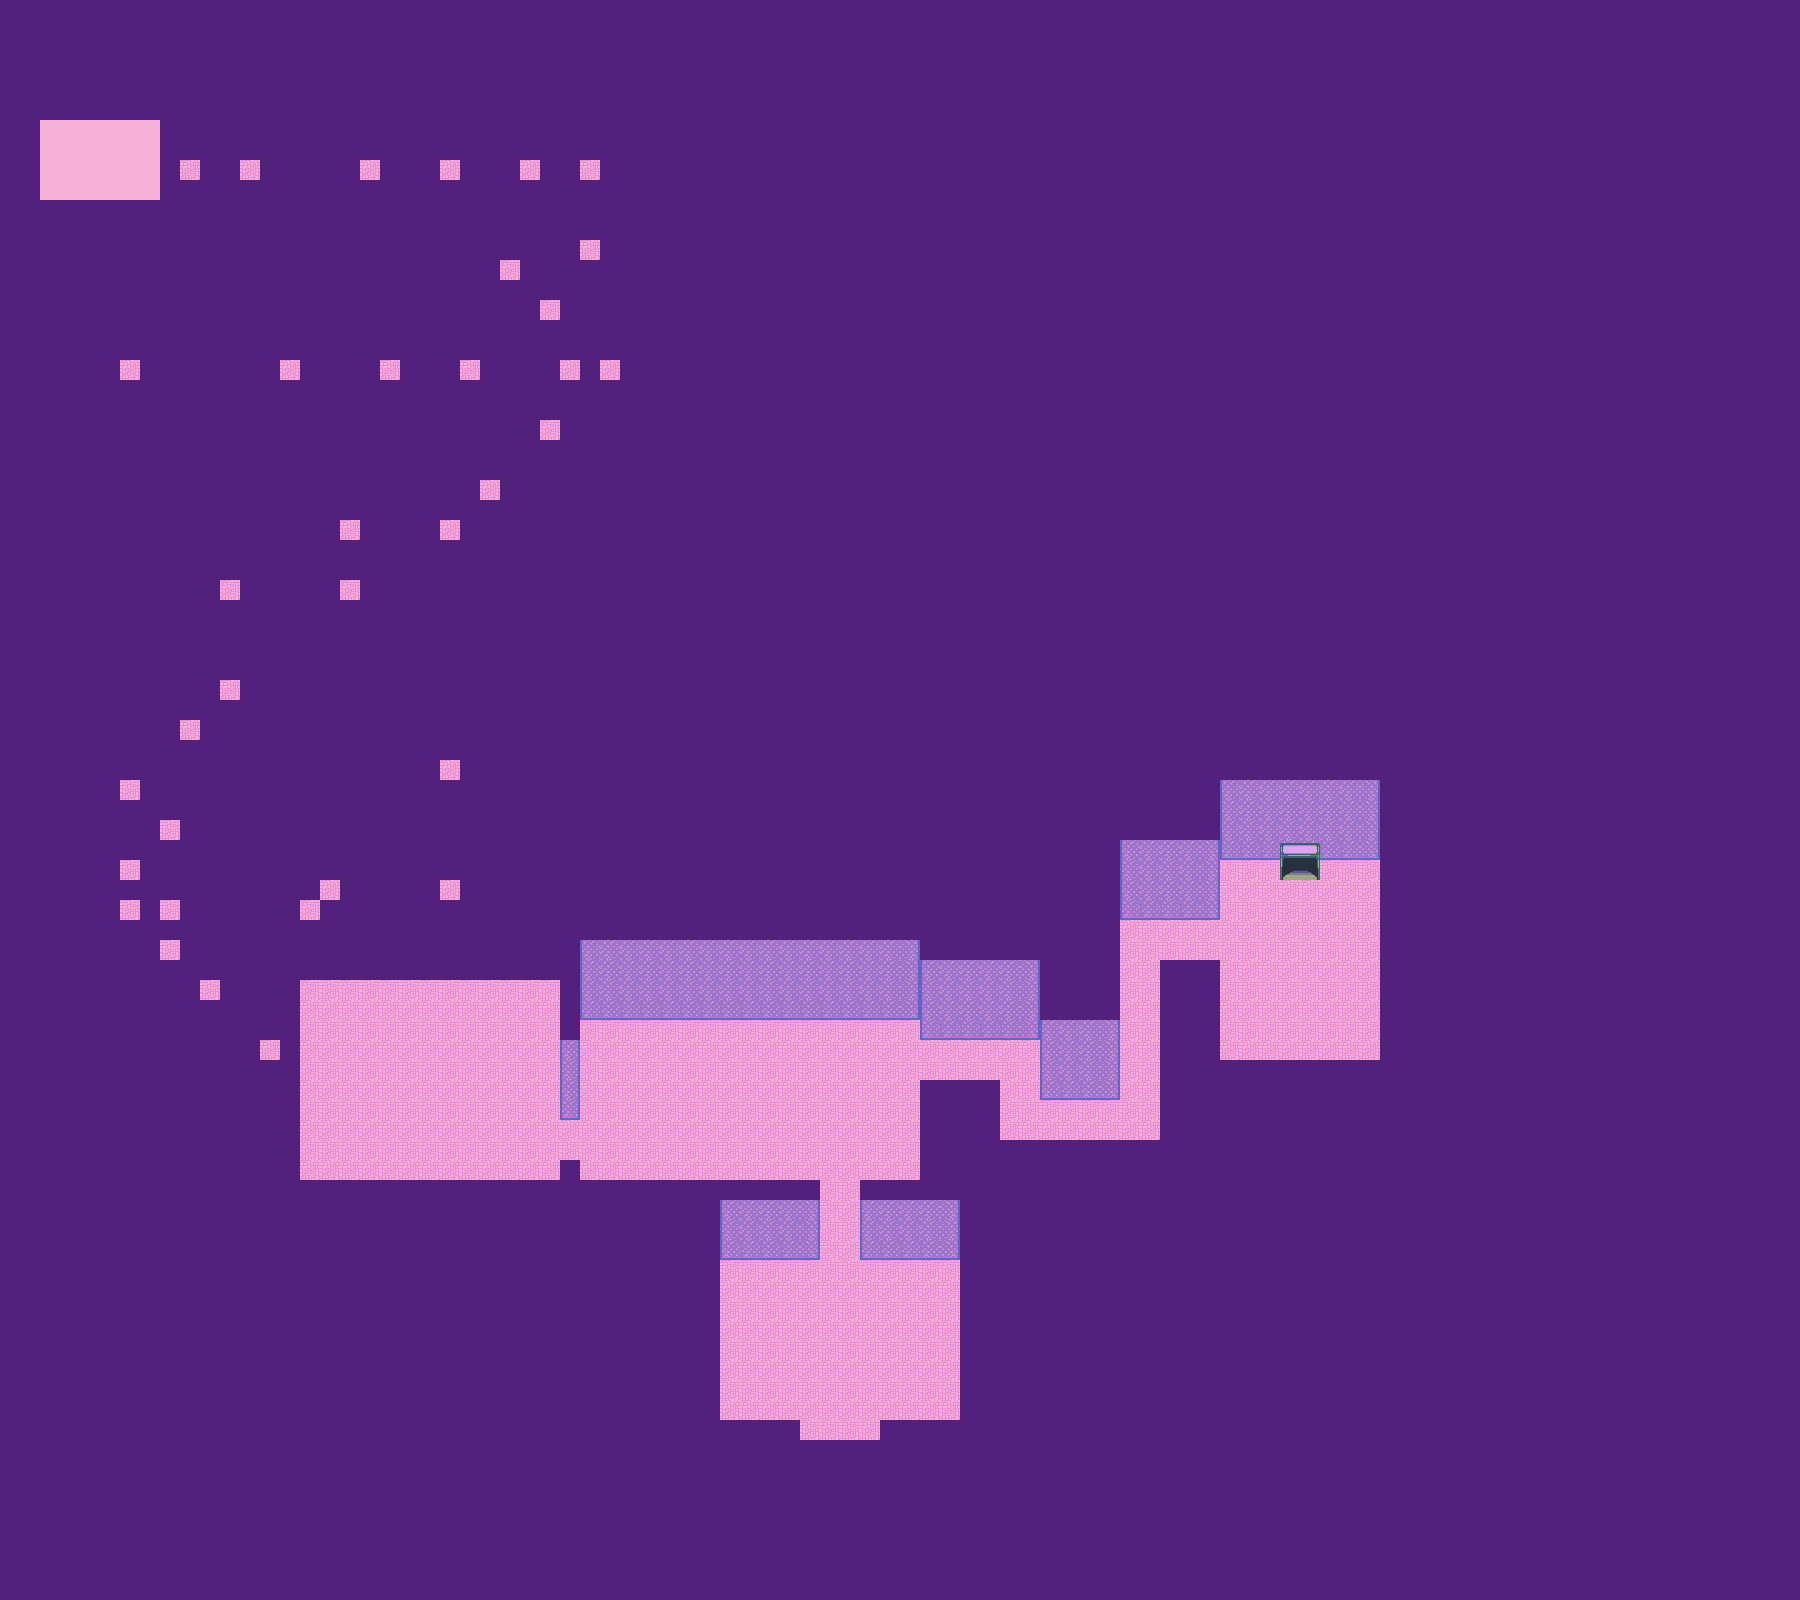

Rendered tile map (Tiled .tmx) drawn with the repository's tilesets; below, a short description and the map source with its tile grids summarised:
An orthogonal 90x80 tile map with 20x20 px tiles, 4 tile layers (Back, Front, Collision, Stairs), 2 tilesets.

<map version="1.0" tiledversion="2017.06.27" orientation="orthogonal" renderorder="right-down" width="90" height="80" tilewidth="20" tileheight="20" nextobjectid="1">
 <tileset firstgid="1" source="placeholdertilesets.tsx" />
 <tileset firstgid="10" source="finaltilesets.tsx" />
 <layer name="Back" width="90" height="80">
  <data>[7200 cells, 7200 non-empty, 10 distinct tile ids]</data>
 </layer>
 <layer name="Front" width="90" height="80">
  <data>[7200 cells, 0 non-empty, 0 distinct tile ids]</data>
 </layer>
 <layer name="Collision" width="90" height="80" opacity="0">
  <data>[7200 cells, 377 non-empty, 1 distinct tile ids]</data>
 </layer>
 <layer name="Stairs" width="90" height="80">
  <data>[7200 cells, 4 non-empty, 4 distinct tile ids]</data>
 </layer>
</map>
